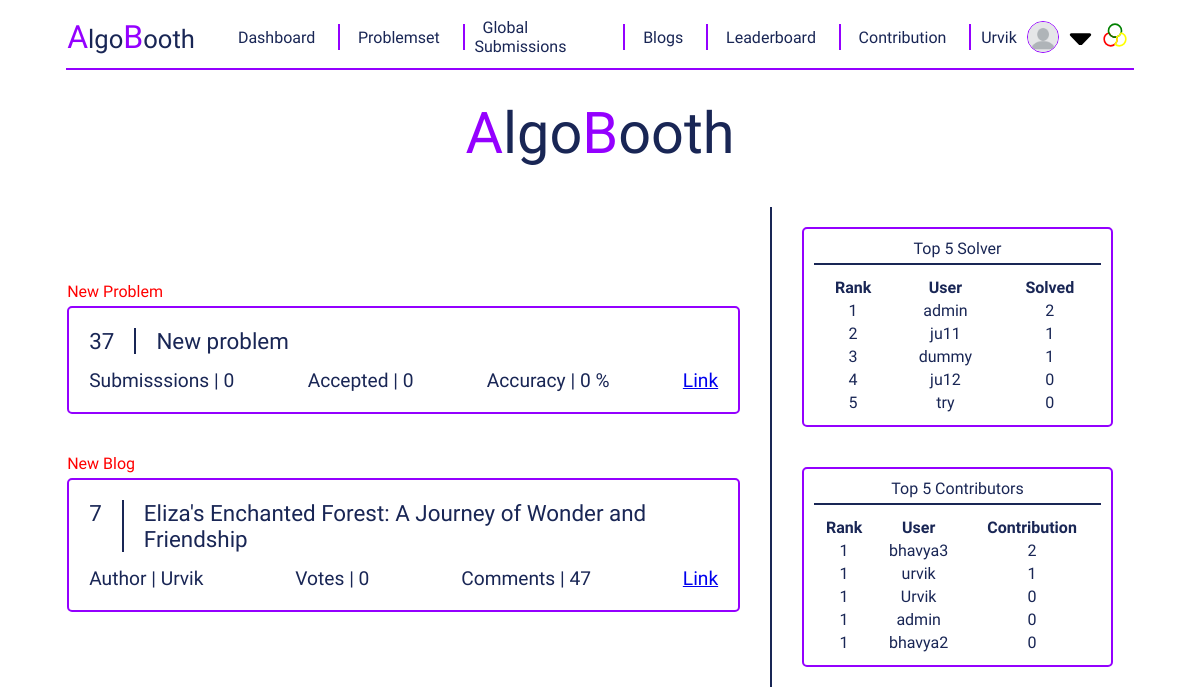
The page / (signed in) on the database its author committed.
### register/models.py (models this page shows)
class CustomUser(AbstractUser):
    country = models.CharField(max_length=100,blank=True, null=True)
    university_name = models.CharField(max_length=100,blank=True, null=True)
    profile_image = models.ImageField(upload_to='profile_image/', blank=True, null=True,default='profile_image/blank-profile-picture.png')

### addProblem/models.py (models this page shows)
class Problem(models.Model) :
    name = models.CharField(max_length = 100)
    rating = models.IntegerField()
    statement = models.TextField()
    input_description = models.TextField(null = True , blank = True)
    output_description = models.TextField(null = True , blank = True)
    testcases = models.ManyToManyField(TestCase)
    explanation = models.TextField(null = True , blank = True)
    added_date = models.DateTimeField(auto_now_add = True)
    class Meta:
        db_table = "problems"

### addBlog/models.py (models this page shows)
class Blog(models.Model) :
    author = models.ForeignKey(settings.AUTH_USER_MODEL, on_delete=models.CASCADE)
    title = models.CharField(max_length = 100)
    content = models.TextField()
    image = models.ImageField(upload_to="media/blog_image")
    added_date = models.DateTimeField(auto_now_add = True)
    likes = models.IntegerField(default=0)
    dislikes = models.IntegerField(default=0)
    class Meta:
        db_table = "blog"

### dashboard/views.py (the view)
# urls.py: path('' , include('dashboard.urls')),
def dashboard(request) :
    recent_problem = Problem.objects.all().order_by('-added_date').first()
    submissions = Submission.objects.filter(problem_id = recent_problem.id).count()
    solved = Submission.objects.filter(problem_id = recent_problem.id , verdict = getMessage(ACCEPTED)).count()
    recent_blog = Blog.objects.all().order_by('-added_date').first()
    votes = recent_blog.likes - recent_blog.dislikes
    comment_count = Comment.objects.filter(blog = recent_blog).count()
    if submissions == 0 :
        accuracy = 0
    else :
        accuracy = round(solved * 100 / submissions , 2)
    users = CustomUser.objects.all()
    data = []
    for user in users :
        user_name = user
        user_id = user.id
        submission = Submission.objects.filter(user_id = user_id)
        submission_count = len(submission)
        problem_solved = Submission.objects.filter(user_id = user_id , verdict = getMessage(ACCEPTED)).values('problem_id').annotate(count = Count('problem_id')).count()
        data.append({
            "name" : user_name,
            "id" : user_id,
            "all" : submission_count,
            "ac" : problem_solved
        })
    data = sorted(data , key = lambda x : (-x['ac'] , -x['all']))
    ranks = []
    count = 5
    rank = 1
    for each in data :
        if count == 0 :
            break
        count -= 1
        ranks.append({
            "rank" : rank,
            "name" : each['name'],
            "ac" : each['ac']
        })
        rank += 1
    users = CustomUser.objects.all()
    data = []
    for user in users :
        user_name = user
        user_id = user.id
        blogs = Blog.objects.filter(author = user_name)
        blog_count = blogs.count()
        contribution = 0
        for blog in blogs :
            contribution += Like.objects.filter(blog=blog).count()
            contribution -= Dislike.objects.filter(blog=blog).count()
        data.append({
            "name" : user_name,
            "id" : user_id,
            "contribution" : contribution,
            "blogs" : blog_count
        })
    data = sorted(data , key = lambda x : (-x['contribution'] , -x['blogs']))
    contributions = []
    rank = 1
    count = 5
    for each in data :
        if count == 0 :
            break
        count -= 1
        contributions.append({
            "rank" : rank,
            "name" : each['name'],
            "contribution" : each['contribution']
        })
    return render(request , "dashboard.html" , {'problem' : recent_problem , 'submissions' : submissions , 'ac' : solved , 'accuracy' : accuracy , 'blog' : recent_blog , 'vote' : votes , 'comment_count' : comment_count , 'ranks' : ranks , 'contributions' : contributions})

### problemPage/config.py (called while the page is built)
def getMessage(id) :
    decode = {
        1 : "Compilation Error",
        2 : "Runtime Error",
        3 : "Wrong Answer",
        4 : "Time Limit Exceeded",
        5 : "Memory Limit Exceeded",
        6 : "Accepted"
    }
    return decode[id]

### dashboard/templates/dashboard.html (shortened to what this page needs)
{% extends "base.html" %}
{% load static %}
{% block add_css_file %}
    <link href='{% static "styles/dashboard.css" %}' rel="stylesheet">
{% endblock add_css_file %}
{% block content %}
    <div id = "heading">
        <span class = "first">A</span>lgo<span class = "first">B</span>ooth
    </div>
    <div id = "outer">
        <div id = "left">
            <div id = "recent-problem">
                <div class = "recent-div blink-animation">
                    New Problem
                </div>
                <div id = "problem">
                    <div id = "title">
                        <div id = "id">
                            {{problem.id}}
                        </div>
                        <div id = "name">
                            {{problem.name}}
                        </div>
                    </div>
                    <div id = "footer">
                        <div id = "submissions">
                            Submisssions | {{submissions}}
                        </div>
                        <div id = "accepted">
                            Accepted | {{ac}}
                        </div>
                        <div id = "accuracy">
                            Accuracy | {{accuracy}} %
                        </div>
                        <div id = "problem-link">
                            <a href="{% url 'problem_details' problem.id %}">Link</a>
                        </div>
                    </div>
                </div>
            </div>
            <div id = "recent-blog">
                <div class = "recent-div blink-animation">
                    New Blog
                </div>
                <div id = "blog">
                    <div id = "b-title">
                        <div id = "b-id">
                            {{blog.id}}
                        </div>
                        <div id = "b-name">
                            {{blog.title}}
                        </div>
                    </div>
                    <div id = "footer">
                        <div id = "submissions">
                            Author | {{blog.author}}
                        </div>
                        <div id = "accepted">
                            Votes | {{vote}}
                        </div>
                        <div id = "accuracy">
                            Comments | {{comment_count}}
                        </div>
                        <div id = "problem-link">
                            <a href="{% url 'blog_details' blog.id %}">Link</a>
                        </div>
                    </div>
                </div>
            </div>
        </div>
        <div id = "right">
            <div id = "top-rank" class = "right-div">
                <div class = "table-heading">
                    Top 5 Solver
                </div>
                <table>
                    <thead>
                        <th>Rank</th>
                        <th>User</th>
                        <th>Solved</th>
                    </thead>
                    <tbody>
                        {% for row in ranks %}
                            <tr>
                                <td>{{row.rank}}</td>
                                <td>{{row.name}}</td>
                                <td>{{row.ac}}</td>
                            </tr>
                        {% endfor %}
                    </tbody>
                </table>
            </div>
            <div id = "top-contributors" class = "right-div">
                <div class = "table-heading">
                    Top 5 Contributors
                </div>
                <table>
                    <thead>
                        <th>Rank</th>
                        <th>User</th>
                        <th>Contribution</th>
                    </thead>
                    <tbody>
                        {% for row in contributions %}
                            <tr>
                                <td>{{row.rank}}</td>
                                <td>{{row.name}}</td>
                                <td>{{row.contribution}}</td>
                            </tr>
                        {% endfor %}
                    </tbody>
                </table>
            </div>
        </div>
    </div>
{% endblock content %}

### templates/base.html (shortened to what this page needs)
<!DOCTYPE html>
<html lang="en">
    <head>
        {% load static %}
        <link href='{% static "styles/base.css" %}' rel="stylesheet">
        <link href='{% static "styles/toast.css" %}' rel="stylesheet">
        {% block add_css_file %}{% endblock add_css_file %}
    </head>
    <body>
        <div id = "root">
            <div id = "navbar">
                <div id = "logo">
                    <span class = "special-char">A</span>lgo<span class = "special-char">B</span>ooth
                </div>
                <div id = "nav-item-div">
                    <div class = "nav-item">
                        <a href="{% url "dashboard" %}">Dashboard</a>
                    </div>
                    <div class = "nav-item">
                        <a href="{% url "problem_page" %}">Problemset</a>
                    </div>
                    <div class = "nav-item">
                        <a href="{% url "global_submissions" %}">Global Submissions</a>
                    </div>
                    <div class = "nav-item">
                        <a href="{% url "blog_page" %}">Blogs</a>
                    </div>
                    <div class = "nav-item">
                        <a href="{% url "standing_page" %}">Leaderboard</a>
                    </div>
                    <div class = "nav-item">
                        <a href="{% url "contribution_page" %}">Contribution</a>
                    </div>
                    {% if user.is_authenticated %}
                    <div class = "nav-item">
                        <div id = "my-select">
                            {{user}}
                            <img id = "profile-picture-nav" src="{{user.profile_image.url}}" alt="">
                            <img class = "icons" id = "drop-icon" src={% static "icons/drop.svg" %} alt="drop">
                        </div>
                    </div>
                    {%else%}
                    <div class = "vertical-line"></div>
                    <div class = "nav-item">
                        <a href="{% url "login" %}">Login</a>
                    </div>
                    {%endif%}
            </div>
            <div title = "Change Theme" class = "nav-item" id = "change-theme">
                <img class = "icons" src="{% static "icons/theme.svg" %}" alt="">
            </div>
            </div>
            <div class = "horizontal-line">
            </div>
            <div id = "container">
                {% block content %}{% endblock content %}
            </div>
        </div>
    </body>
</html>

### static/styles/base.css (style rules this page uses)
:root { --color-a: #45FFCA; --color-a-low: rgba(69,255,202,0.5); --color-a-theme-1: rgb(34, 34, 34); --color-a-theme-2: rgb(67, 66, 66); --color-b: yellow; --color-c: rgb(255, 255, 255); font-family: 'Mooli', sans-serif; background-color: #001524; color: var(--color-b); }
body { display: flex; flex-direction: column; }
.icons { height: 1.6rem; width: auto; }
#container { width: 90%; }
#root { display: flex; flex-direction: column; align-items: center; }
#navbar { display: flex; flex-direction: row; border-radius: 5px; align-items: center; padding: 5px; width: 90%; }
#nav-item-div { width: 90%; display: flex; flex-direction: row; gap: 10px; align-items: center; padding: 5px; justify-content: space-evenly; }
.nav-item { padding-right: 5px; color: var(--color-b); }
.nav-item a { padding: 8px; text-decoration: none; color: var(--color-b); }
#logo { margin-right: 30px; font-size: 1.6rem; }
.special-char { color: var(--color-a); font-size: 2rem; }
.horizontal-line { width: 90%; margin-top: 2px; margin-bottom: 10px; border: 1px solid var(--color-a); }
#change-theme { cursor: pointer; }
#my-select { display: flex; align-items: center; }
#drop-icon { position: relative; top: -5px; }
#profile-picture-nav { height: 30px; width: 30px; margin-right: 10px; margin-left: 10px; border-radius: 100%; border: 1px solid var(--color-a); }

### static/styles/dashboard.css (style rules this page uses)
#heading { text-align: center; font-size: 3.6rem; margin-top: 20px; margin-bottom: 40px; }
.first { color: var(--color-a); }
#outer { display: flex; }
#left { width: 65%; display: flex; gap: 40px; flex-direction: column; }
#right { width: 30%; }
#footer { display: flex; justify-content: space-between; font-size: 1.2rem; }
#title, #b-title { display: flex; gap: 20px; font-size: 1.4rem; }
#id, #b-id { padding-right: 20px; border-right: 2px solid var(--color-b); }
#problem, #blog { display: flex; flex-direction: column; gap: 15px; padding: 20px; border: 2px solid var(--color-a); border-radius: 5px; }
#left { padding-right: 30px; border-right: 2px solid var(--color-b); }
#right { display: flex; flex-direction: column; gap: 40px; }
.right-div { padding: 10px; border: 2px solid var(--color-a); border-radius: 5px; }
.table-heading { border-bottom: 2px solid var(--color-b); margin-bottom: 10px; padding-bottom: 5px; }
.recent-div { color: red; margin-bottom: 5px; }
.blink-animation { animation: blink 2s infinite }
#right { padding: 20px; padding-left: 30px; }
#left { display: flex; flex-direction: column; justify-content: center; }
.table-heading { text-align: center; }
table { width: 100%; text-align: center; }

### rows shown on the page
CustomUser: username "Urvik", profile_image (placeholder picture), rank "1", name "Urvik", contribution "0"
Problem: id "37", name "New problem"
Blog: id "7", title "Eliza's Enchanted Forest: A Journey of Wonder and Friendship", author "Urvik"
CustomUser: rank "1", name "admin", ac "2", contribution "0"
CustomUser: rank "2", name "ju11", ac "1"
CustomUser: rank "3", name "dummy", ac "1"
CustomUser: rank "4", name "ju12", ac "0"
CustomUser: rank "5", name "try", ac "0"
CustomUser: rank "1", name "bhavya3", contribution "2"
CustomUser: rank "1", name "urvik", contribution "1"
CustomUser: rank "1", name "bhavya2", contribution "0"

### other values the page prints
{{ submissions }} "0"
{{ ac }} "0"
{{ accuracy }} "0"
{{ vote }} "0"
{{ comment_count }} "47"
